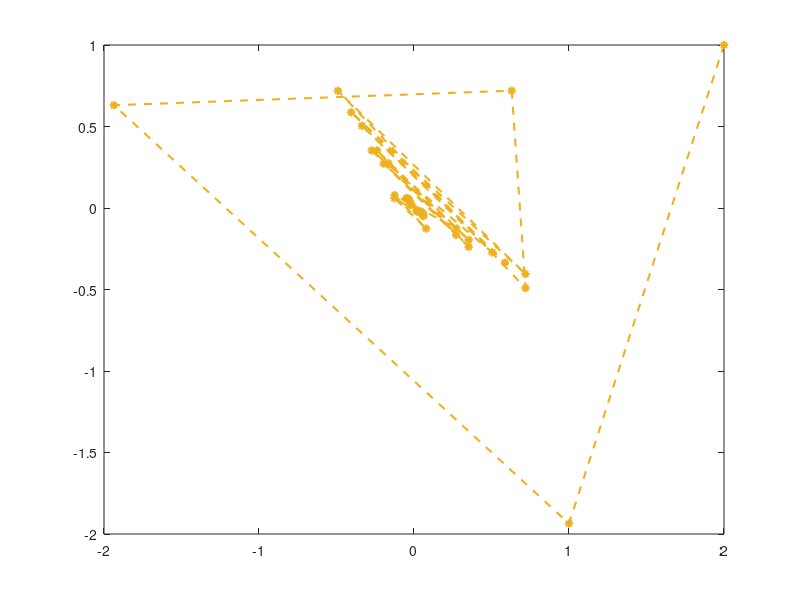

MATLAB code to generate this figure: (Note: this script raises an error after producing the figure.)
close all;clear;clc
%% unsafe trajectory
load unsafe_2dconvex.mat
figure()
unsafe_traj = plot(XX(1,:),XX(2,:),'--*','LineWidth',1.5,'Color',[0.9290 0.6940 0.1250]);
hold on

%% safe trajectory
load safe_2dconvex.mat

fc = fcontour(V,[-2 2 -2 2]);
fc.LevelList = [0:20];
% colorbar
axis square

safe_traj = plot(XX(1,:),XX(2,:),'--*','LineWidth',1.5,'Color',[0 0.4470 0.7410]);

if isLinearH
    X_unsafe = -2:.1:2;
    Y_unsafe = -1*ones(1,length(X_unsafe));
    unsafe_reg = plot(X_unsafe,Y_unsafe,'r','LineWidth',1.5);
else
    theta = (0:60)/30*pi;
    X_unsafe = c0(1) + sqrt(r0)*cos(theta);
    Y_unsafe = c0(2) + sqrt(r0)*sin(theta);
    unsafe_reg = plot(X_unsafe,Y_unsafe,'r','LineWidth',1.5);
end

xlabel('\boldmath${x_1}$','Interpreter','latex')
ylabel('\boldmath${x_2}$','Interpreter','latex')

% xlim([-2 2])
% ylim([-2 2])
xlim([-.5 2])
ylim([-1 1.5])
legend([safe_traj, unsafe_traj, unsafe_reg],'Safe traj','Unsafe traj','Unsafe reg','FontSize',14) 


% %% safe Lyapunov trace
% figure()
% subplot(2,1,1);
% safe_L = plot(0:length(VV)-1,VV,'LineWidth',1.5,'Color',[0 0.4470 0.7410]);
% hold on
% 
% 
% %% unsafe Lyapunov trace
% load unsafe_2dnonconvex.mat
% unsafe_L = plot(0:length(VV)-1,VV,'LineWidth',1.5,'Color',[0.9290 0.6940 0.1250]);
% 
% % xlabel('\boldmath${k}$','Interpreter','latex')
% ylabel('\boldmath${V(x_k)}$','Interpreter','latex')
% 
% legend([safe_L, unsafe_L],'Safe trace','Unsafe trace','FontWeight','bold','FontSize',12)
% hold off
% 
% 
% 
% %% unsafe control input
% subplot(2,1,2);
% unsafe_con = plot(0:length(UU)-1,UU,'LineWidth',1.5,'Color',[0.9290 0.6940 0.1250]);
% hold on
% 
% 
% %% safe control input
% load safe_2dnonconvex.mat
% 
% safe_con = plot(0:length(UU)-1,UU,'LineWidth',1.5,'Color',[0 0.4470 0.7410]);
% xlabel('\boldmath${k}$','Interpreter','latex')
% ylabel('\boldmath${u(x_k)}$','Interpreter','latex')
% 
% legend([safe_con, unsafe_con],'Safe control','Unsafe control','FontWeight','bold','FontSize',12)
% hold off
% 


%% safe Lyapunov trace
figure()
yyaxis left
safe_L = plot(0:length(VV)-1,VV,'-*','LineWidth',1.5,'Color',[0 0.4470 0.7410]);
hold on
axis square

%% unsafe Lyapunov trace
load unsafe_2dconvex.mat
unsafe_L = plot(0:length(VV)-1,VV,'-*','LineWidth',1.5,'Color',[0.9290 0.6940 0.1250]);

% xlabel('\boldmath${k}$','Interpreter','latex')
ylabel('\boldmath${V(x_k)}$','Interpreter','latex')

% legend([safe_L, unsafe_L],'Safe trace','Unsafe trace','FontWeight','bold','FontSize',12)



%% unsafe control input
yyaxis right
unsafe_con = plot(0:length(UU)-1,UU,':.','LineWidth',1.5,'Color',[0.9290 0.6940 0.1250]);


%% safe control input
load safe_2dconvex.mat

safe_con = plot(0:length(UU)-1,UU,':.','LineWidth',1.5,'Color',[0 0.4470 0.7410]);
xlabel('\boldmath${k}$','Interpreter','latex')
ylabel('\boldmath${u(x_k)}$','Interpreter','latex')

legend([safe_L, unsafe_L, safe_con, unsafe_con],'Safe V','Unsafe V','Safe u','Unsafe u','FontWeight','bold','FontSize',12)
hold off

